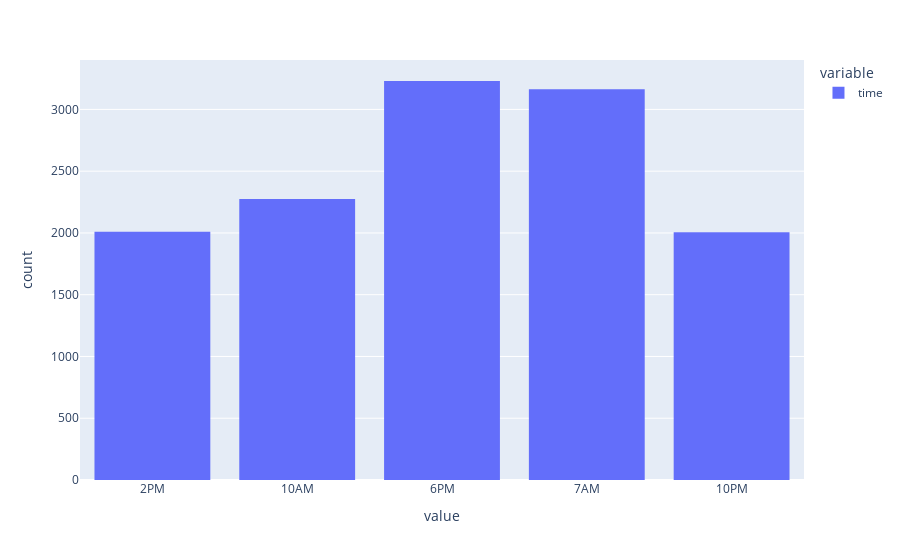

The notebook cell this image was saved under:
### Code cell
fig = px.histogram(data['time'])
fig.show()

### Figure 1 — Plotly figure (JSON) as saved in the notebook; plotly's stock layout.template omitted (floating-point values rounded to 4 significant figures; data arrays with more than 128 entries replaced by an {"elided": "..."} marker saying what was removed)
{"data": [{"alignmentgroup": "True", "bingroup": "x", "hovertemplate": "variable=time<br>value=%{x}<br>count=%{y}<extra></extra>", "legendgroup": "time", "marker": {"color": "#636efa", "pattern": {"shape": ""}}, "name": "time", "offsetgroup": "time", "orientation": "v", "showlegend": true, "type": "histogram", "x": {"elided": "12684 str values"}, "xaxis": "x", "yaxis": "y"}], "layout": {"barmode": "relative", "legend": {"title": {"text": "variable"}, "tracegroupgap": 0}, "margin": {"t": 60}, "xaxis": {"anchor": "y", "domain": [0, 1], "title": {"text": "value"}}, "yaxis": {"anchor": "x", "domain": [0, 1], "title": {"text": "count"}}}}
